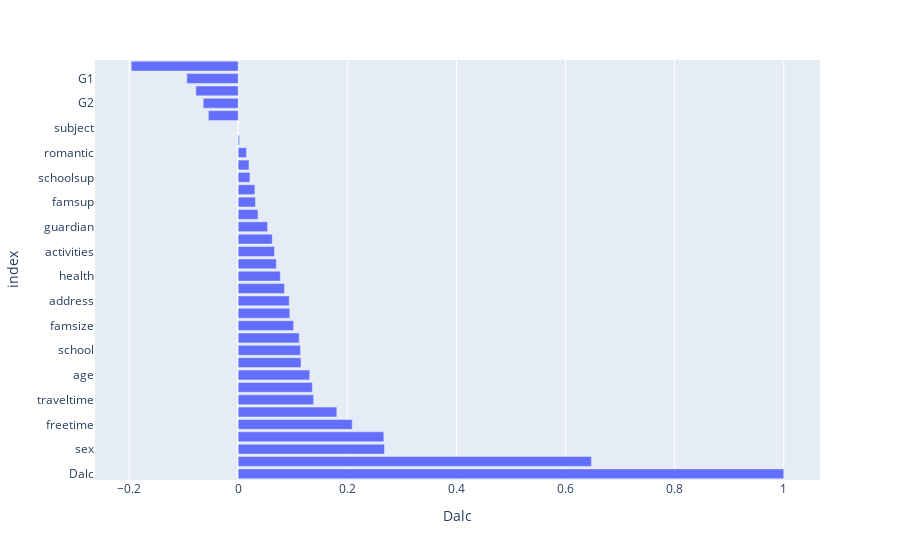

The notebook cell saved with this chart:
### Code cell
# 전체 상관관계 출력
px.bar(corr_df, x='Dalc')

### Figure 1 — Plotly figure (JSON) as saved in the notebook; plotly's stock layout.template omitted (floating-point values rounded to 4 significant figures)
{"data": [{"alignmentgroup": "True", "hovertemplate": "Dalc=%{x}<br>index=%{y}<extra></extra>", "legendgroup": "", "marker": {"color": "#636efa", "pattern": {"shape": ""}}, "name": "", "offsetgroup": "", "orientation": "h", "showlegend": false, "textposition": "auto", "type": "bar", "x": [1, 0.6475, 0.2682, 0.267, 0.209, 0.1808, 0.1383, 0.136, 0.1311, 0.1151, 0.1142, 0.1119, 0.1015, 0.09455, 0.09349, 0.08485, 0.07718, 0.06983, 0.06651, 0.06247, 0.05385, 0.03621, 0.03158, 0.03059, 0.02149, 0.01983, 0.01512, 0.002386, 0, -0.05466, -0.06412, -0.07759, -0.09416, -0.196], "xaxis": "x", "y": ["Dalc", "Walc", "sex", "goout", "freetime", "reason", "traveltime", "failures", "age", "Fjob", "school", "absences", "famsize", "Mjob", "address", "nursery", "health", "higher", "activities", "paid", "guardian", "internet", "famsup", "Pstatus", "schoolsup", "Medu", "romantic", "Fedu", "subject", "G3", "G2", "famrel", "G1", "studytime"], "yaxis": "y"}], "layout": {"barmode": "relative", "legend": {"tracegroupgap": 0}, "margin": {"t": 60}, "xaxis": {"anchor": "y", "domain": [0, 1], "title": {"text": "Dalc"}}, "yaxis": {"anchor": "x", "domain": [0, 1], "title": {"text": "index"}}}}
